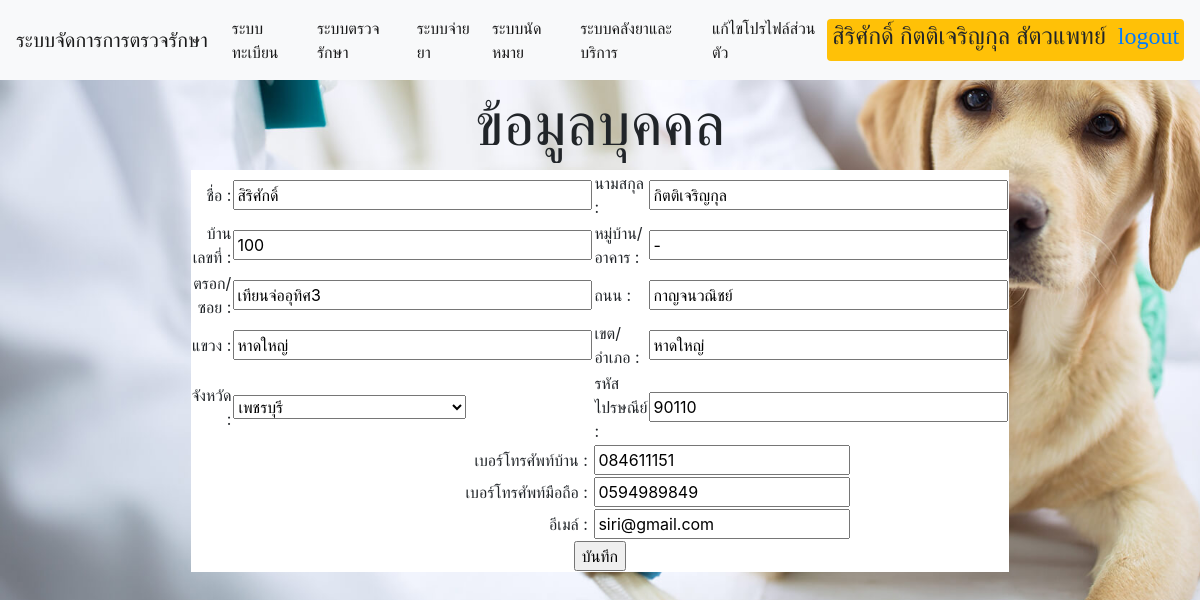
Screenshot of /TreatmentManagementProject/veterinary/vetedithistory.php (signed in) with the database file from the repository.
### tables this page shows
CREATE TABLE `user` (
  `UserID` int(3) NOT NULL,
  `Username` varchar(30) NOT NULL,
  `Pwd` varchar(50) NOT NULL,
  `level` int(1) NOT NULL,
  `Status` int(1) NOT NULL,
  `Name` varchar(30) NOT NULL,
  `Surname` varchar(30) NOT NULL,
  `Hnumber` varchar(30) NOT NULL,
  `Village` varchar(30) DEFAULT NULL,
  `Alley` varchar(30) DEFAULT NULL,
  `Road` varchar(30) NOT NULL,
  `District` varchar(30) NOT NULL,
  `Canton` varchar(30) NOT NULL,
  `Province` varchar(30) NOT NULL,
  `Postnumber` char(5) NOT NULL,
  `Hpnumber` char(9) DEFAULT NULL,
  `Phonenumber` char(10) DEFAULT NULL,
  `Email` varchar(30) DEFAULT NULL
);

### TreatmentManagementProject/config/config.php (called while the page is built, shortened)
<?php
$home="../Main.php";
$vetregissystem="vetregissystem.php";
$vettreatment="vettreatment.php";
$vetpaydrug="vetpaydrug.php";
$vetappointment="vetappointment.php";
$vetdrugservice="vetdrugservice.php";
$veteditself="veteditself.php";
?>

### TreatmentManagementProject/mysql/connect.php (called while the page is built)
<?php
$connect = mysqli_connect($dbhost, $dbuser, $dbpass, $dbname);
mysqli_query($connect, "SET NAMES UTF8");
$result = mysqli_query($connect, $sql);
?>

### TreatmentManagementProject/veterinary/vetedithistory.php (the view, shortened to what this page needs)
<?php
require("../config/config.php");
require("../mysql/config.php");
$userid = $_SESSION['userid'];
$sql = "select userid,name,surname,level,status,name,surname,hnumber,village,alley,road,district,canton,province,postnumber,hpnumber,phonenumber,email from user where userid = $userid";
    require("../mysql/connect.php");
    $record = mysqli_fetch_array($result);
?>
<!doctype html>
<html lang="en">
  <head>
     <link rel="stylesheet" href="https://stackpath.bootstrapcdn.com/bootstrap/4.3.1/css/bootstrap.min.css">
  </head>
  <body>
 <nav class="navbar navbar-expand-lg navbar-light bg-light">
  <a class="navbar-brand" href="<?php echo $home; ?>">ระบบจัดการการตรวจรักษา</a>
  <div class="collapse navbar-collapse" id="navbarSupportedContent">
    <ul class="navbar-nav mr-auto">
      <li class="nav-item active">
        <a class="nav-link" href="<?php echo $vetregissystem; ?>">ระบบทะเบียน <span class="sr-only">(current)</span></a>
      </li>
      <li class="nav-item active">
        <a class="nav-link" href="<?php echo $vettreatment; ?>">ระบบตรวจรักษา <span class="sr-only">(current)</span></a>
      </li>
      <li class="nav-item active">
        <a class="nav-link" href="<?php echo $vetpaydrug; ?>">ระบบจ่ายยา <span class="sr-only">(current)</span></a>
      </li>
      <li class="nav-item active">
        <a class="nav-link" href="<?php echo $vetappointment; ?>">ระบบนัดหมาย <span class="sr-only">(current)</span></a>
      </li>
      <li class="nav-item active">
        <a class="nav-link" href="<?php echo $vetdrugservice; ?>">ระบบคลังยาและบริการ <span class="sr-only">(current)</span></a>
      </li>
      <li class="nav-item active">
        <a class="nav-link" href="<?php echo $veteditself; ?>">แก้ไขโปรไฟล์ส่วนตัว <span class="sr-only">(current)</span></a>
      </li>
    </ul>
    <span class = "badge badge-warning" style="font-family: 'TH SarabunPSK';font-weight: bold;"><h4><?php echo $_SESSION['name'] . "&nbsp;สัตวแพทย์" ."&nbsp;
    <a href = '../logout.php'>logout</a>" ?></h4></span>
  </div>
</nav>
<center><div class="head1">ข้อมูลบุคคล</div></center>
   <center>
   <form action="vetedithistorysave.php" method="post">
    <table width = '50%' border = "0"  bgcolor = "#FFFFFF">
               <tr>
               <td align = "right">ชื่อ : </td><td><input type="text" name="Fname" size='30' maxlength='30' value="<?php echo $record['name']; ?>" ></td>
               <td align = "left">นามสกุล : </td><td><input type="text" name="Sname" size='30' maxlength='30' value="<?php echo $record['surname']; ?>" ></td>
               </tr>
               <tr>
               <td align = "right">บ้านเลขที่ : </td><td><input type="text" name="Hnumber" size='30' maxlength='30' value="<?php echo $record['hnumber']; ?>" ></td>
               <td align = "left">หมู่บ้าน/อาคาร : </td><td><input type="text" name="Village" size='30' maxlength='30' value="<?php echo $record['village']; ?>" ></td>
               </tr>
               <tr>
               <td align = "right">ตรอก/ซอย : </td><td><input type="text" name="Alley" size='30' maxlength='30' value="<?php echo $record['alley']; ?>" ></td>
               <td align = "left">ถนน : </td><td><input type="text" name="Road" size='30' maxlength='30' value="<?php echo $record['road']; ?>" ></td>
               </tr>
               <tr>
               <td align = "right">แขวง : </td><td><input type="text" name="District" size='30' maxlength='30' value="<?php echo $record['district']; ?>" ></td>
               <td align = "left">เขต/อำเภอ : </td><td><input type="text" name="Canton" size='30' maxlength='30' value="<?php echo $record['canton']; ?>" ></td>
               </tr>
               <tr>
               <td align = "right">จังหวัด : </td>
               <td>
               <select name="province">
                <option value="เพชรบุรี" <?=$record['province'] == 'เพชรบุรี' ? ' selected="selected"' : '';?>>เพชรบุรี </option>
</select>
               </td>
               <td align = "left">รหัสไปรษณีย์ :</td><td><input type="text" name="Postnumber" size='30' value="<?php echo $record['postnumber']; ?>" maxlength='5' onkeypress="return isNumber(event)" required></td>
               </tr>
                <tr><td colspan="2" align="right">เบอร์โทรศัพท์บ้าน :&nbsp;</td><td colspan="2" align="left"><input type="text" name="Hpnumber" value="<?php echo $record['hpnumber']; ?>" maxlength='9' onkeypress="return isNumber(event)" required></td></tr>
                <tr><td colspan="2" align="right">เบอร์โทรศัพท์มือถือ :&nbsp;</td><td colspan="2" align="left"><input type="text" name="Phonenumber" value="<?php echo $record['phonenumber']; ?>" maxlength='10' onkeypress="return isNumber(event)" required></td></tr>
                <tr><td colspan="2" align="right">อีเมล์ :&nbsp;</td><td colspan="2" align="left"><input type="email" name="Email" value="<?php echo $record['email']; ?>" required></td></tr>
                <tr><td colspan="4" align="center"><input type="submit" value="บันทึก"></td></tr>
        </form>
    </center>
  </body>
</html>

### rows the page displays
user: Fname "สิริศักดิ์", Sname "กิตติเจริญกุล", Hnumber "100", Village "-", Alley "เทียนจ่ออุทิศ3", Road "กาญจนวณิชย์", District "หาดใหญ่", Canton "หาดใหญ่", province "เพชรบุรี", Postnumber "90110", Hpnumber "084611151", Phonenumber "0594989849", Email "siri@gmail.com"

### other values shown
$_SESSION['name'] "สิริศักดิ์ กิตติเจริญกุล"
